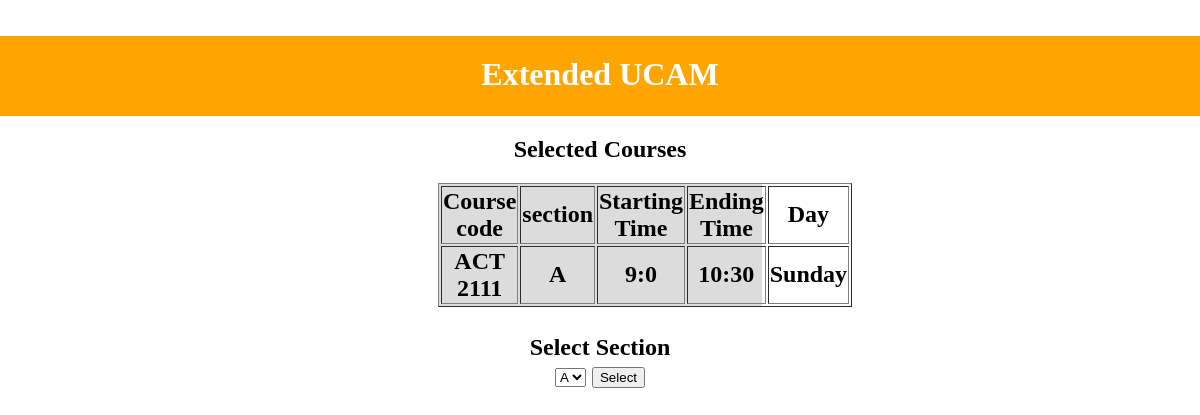
The app's page /register_course_section.php?course_code=ACT 2111 with its own data.
### tables this page shows
CREATE TABLE IF NOT EXISTS `course_section` (
  `course_id` int(10) NOT NULL AUTO_INCREMENT,
  `section_name` char(10) DEFAULT NULL,
  `course_code` char(15) DEFAULT NULL,
  PRIMARY KEY (`course_id`),
  KEY `course_code` (`course_code`)
);

CREATE TABLE IF NOT EXISTS `course_section_time` (
  `course_id` int(11) DEFAULT NULL,
  `starting_time` float DEFAULT NULL,
  `ending_time` float DEFAULT NULL,
  `day` int(11) DEFAULT NULL,
  KEY `course_id` (`course_id`)
);

### register_course_section.php (the view, shortened to what this page needs)
<!DOCTYPE html>
<html>
<head>
    <link rel="stylesheet" href="register_course_section.css">
</head>
<body style="background-color:White;"></body>
	<div class="container">
    <head>
</head>
<body>
    <nav style="background-color: orange;width: auto;height: 80px;">
        <div style="color: white;text-align: center; font-size: 32px; font-weight: bold; padding-top: 20px;">Extended
            UCAM</div>
    </nav>
    <body style="background-color:white;"></body>
<?php
	$connect = mysqli_connect( HOST, USER, PASS, DB )
		or die("Can not connect");
	$course_code = $_GET["course_code"];
	echo "<h2>Selected Courses<h2>";
	$results = mysqli_query( $connect,
        "SELECT *
        FROM course_section
        INNER JOIN course_section_time
        ON course_section.course_id=course_section_time.course_id
        Where course_code='$course_code' ; " )
		or die("Can not execute query");
    echo "<div class='table'> \n";
	echo "<table border> \n";
	echo "<th>Course code</th> <th>section</th> <th>Starting Time</th> <th>Ending Time</th> <th>Day</th>\n";
    function getTimeFromFloat($floatTime) {
        $hour = round($floatTime);
        return $hour.":".(($floatTime - $hour)*100);
    }
    function getWeekDay($value) {
        $arr = ["Saturday", "Sunday", "Monday", "Tuestday", "Wednesday", "Thursday", "Friday"];
        return $arr[$value];
    }
	while( $rows = mysqli_fetch_array( $results ) ) {
		extract( $rows );
		echo "<tr>";
		echo "<td> $course_code </td>";
		echo "<td> $section_name </td>";
		echo "<td> ".getTimeFromFloat($starting_time)." </td>";
		echo "<td> ".getTimeFromFloat($ending_time)." </td>";
		echo "<td> ".getWeekDay($day)." </td>";
		echo "</tr> \n";
	}
	echo "</table> \n";
    echo "</div> \n";
?>
    <form method=get action=register_course_result.php>
        <label for="Options">Select Section</label>
        <select type="text" value="Select course" class="form-control" name ="section_name">
            <?php
            $results = mysqli_query( $connect,
            "SELECT * FROM course_section where course_code = '$course_code'" )
                or die("Can not execute query");
            while( $rows = mysqli_fetch_array( $results ) ) {
                extract( $rows );
                echo "<option name='option'>".$section_name."</option>";
            }
            ?>
            </select>
        <input type="submit" value="Select" />
    </form>
    </div>
</body>
</html>

### register_course_section.css (style rules this page uses)
body { margin: 0; padding: 0; }
.container { width: 100%; display: inline-block; margin: auto; text-align: center; }
.table { width: 27%; margin: auto; background-color: gainsboro; }

### register_course_section.php (style rules this page uses)
div { text-align: center; }

### records on screen
course_section: course_code "ACT 2111", section_name "A", course_section_time.starting_time "9:0", course_section_time.ending_time "10:30", course_section_time.day "Sunday"

### other values on screen
form field section_name "A"
